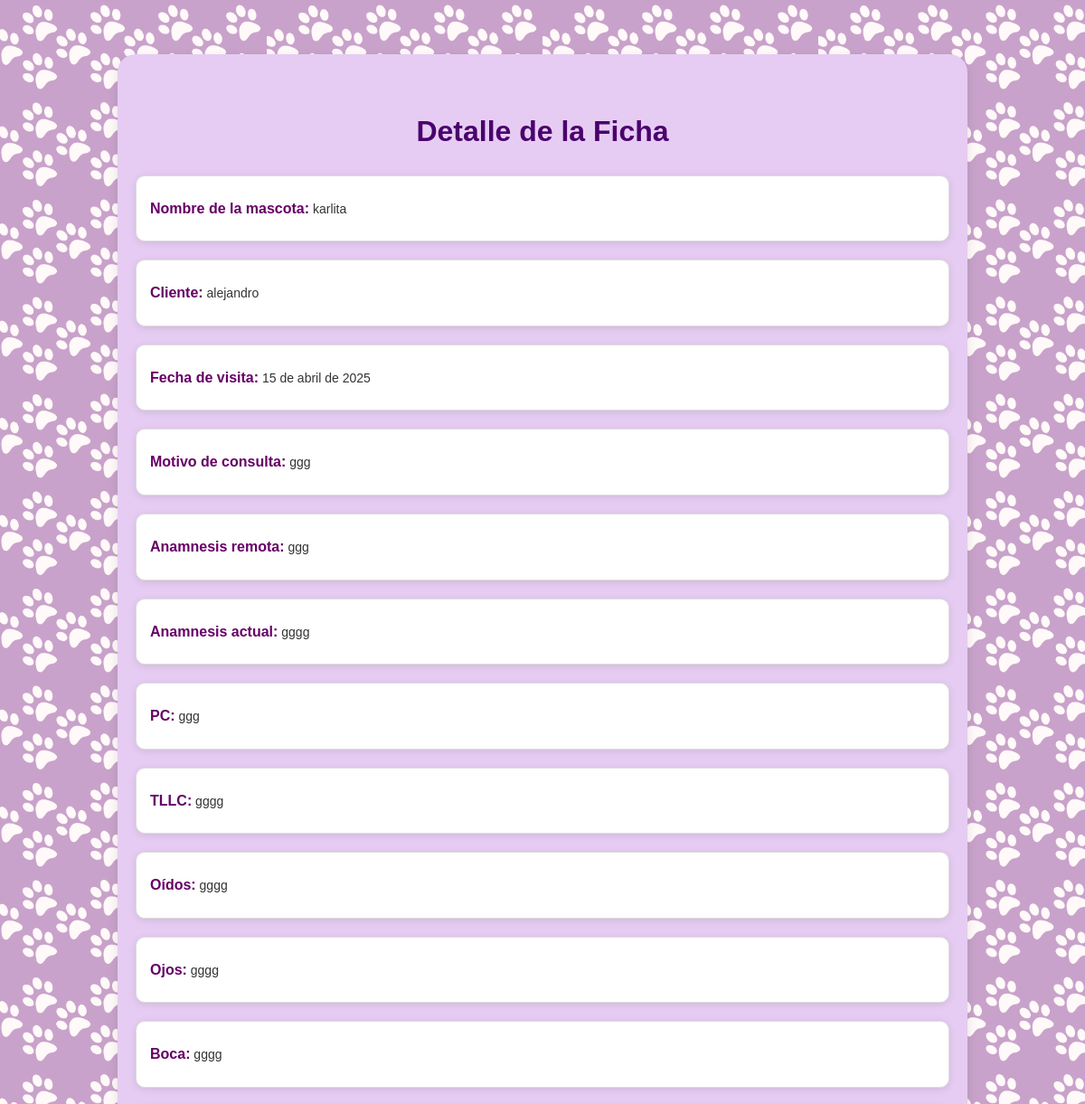
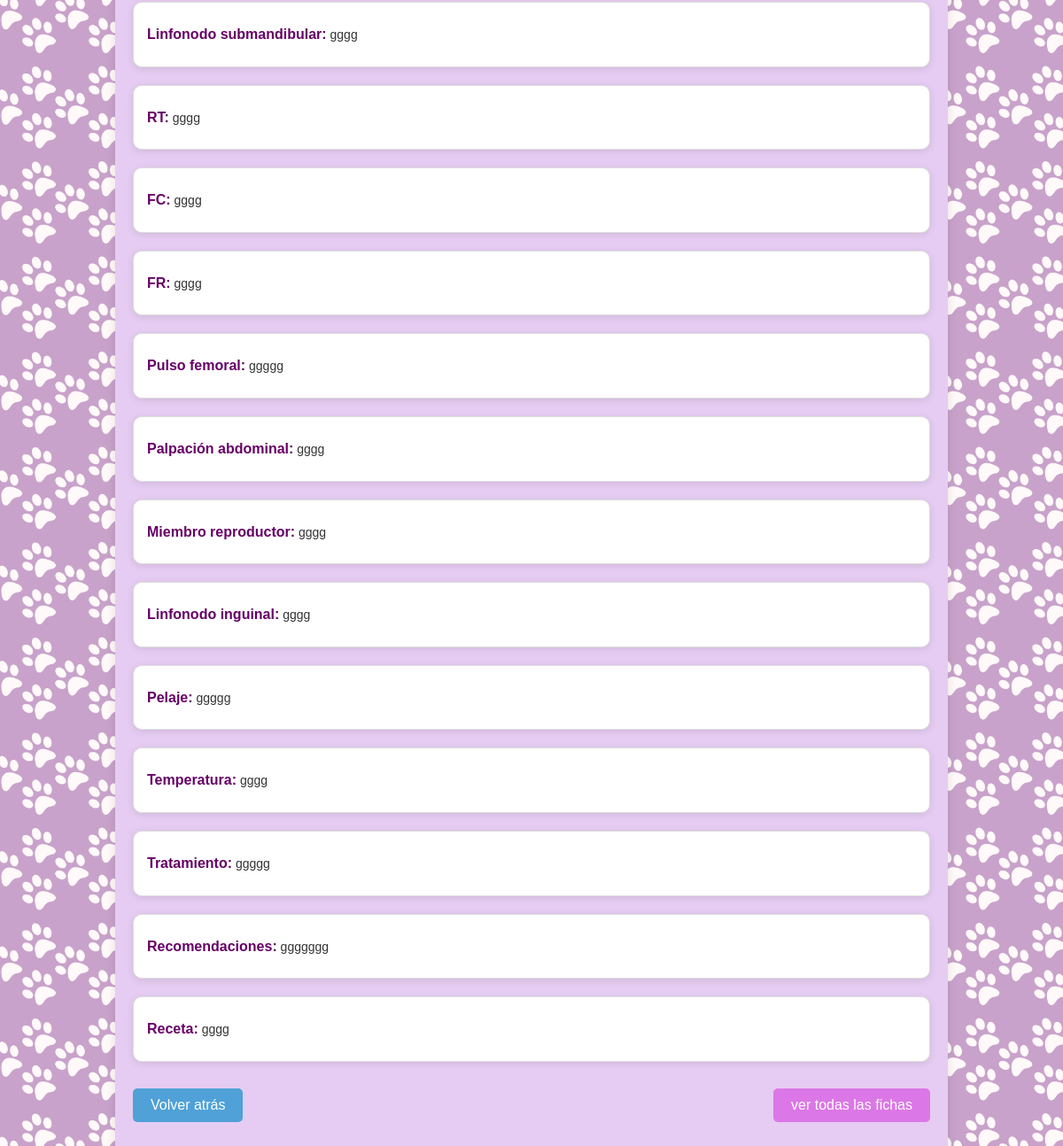
Screenshot of /detalle_ficha/3/ with the database file from the repository (2 pictures, top to bottom).
### vetapp/models.py (models this page shows, shortened)
class Ficha(models.Model):
    id_ficha = models.AutoField(primary_key=True)
    mascota = models.ForeignKey(Mascota, on_delete=models.CASCADE, related_name='fichas')
    cliente = models.ForeignKey(Cliente, on_delete=models.CASCADE)
    fecha_visita = models.DateField(auto_now_add=True)
    motivo_consulta = models.TextField()
    anamnesis_remota = models.TextField()
    anamnesis_actual = models.TextField()
    pc = models.TextField()
    tllc = models.TextField()
    oidos = models.TextField()
    ojos = models.TextField()
    boca = models.TextField()
    linfonodo_submandibular = models.TextField()
    rt = models.CharField(max_length=10)
    fc = models.CharField(max_length=10)
    fr = models.CharField(max_length=10)
    pulso_femoral = models.TextField()
    palpacion_abdominal = models.TextField()
    miembro_reproductor = models.TextField()
    linfonodo_inguinal = models.TextField()
    pelaje = models.TextField()
    temperatura = models.CharField(max_length=10)
    tratamiento = models.TextField()
    recomendaciones = models.TextField()
    receta = models.TextField()

class Mascota(models.Model):
    SEXO_CHOICES = [
        ('Macho', 'Macho'),
        ('Hembra', 'Hembra'),
    ]
    ESPECIE_CHOICES = [
        ('Canino', 'Canino'),
        ('Felino', 'Felino'),
        ('Otro', 'Otro'),
    ]
    ESTADO_REPRODUCTIVO_CHOICES = [
        ('Entero', 'Entero'),
        ('Esterilizado', 'Esterilizado'),
    ]
    id_mascota = models.AutoField(primary_key=True)
    cliente = models.ForeignKey(Cliente, on_delete=models.CASCADE, related_name='mascotas')
    nombre = models.CharField(max_length=100)
    sexo = models.CharField(max_length=10, choices=SEXO_CHOICES)
    raza = models.CharField(max_length=100)
    especie = models.CharField(max_length=20, choices=ESPECIE_CHOICES)
    fecha_nacimiento = models.DateField()
    estado_reproductivo = models.CharField(max_length=15, choices=ESTADO_REPRODUCTIVO_CHOICES)
    def calcular_edad_completa(self):
        today = date.today()
        dias_totales = (today - self.fecha_nacimiento).days
        años = dias_totales // 365
        dias = dias_totales % 365
        años_texto = f"{años} año" if años == 1 else f"{años} años"
        dias_texto = f"{dias} día" if dias == 1 else f"{dias} días"
        return f"{años_texto} y {dias_texto}"
    edad = property(calcular_edad_completa)

class Cliente(models.Model):
    id_cliente = models.AutoField(primary_key=True)
    numero = models.CharField(max_length=20)
    mascota = models.CharField(max_length=100)  # Solo como dato de referencia rápida
    correo = models.EmailField()
    direccion = models.CharField(max_length=200)
    rut = models.CharField(max_length=12)
    nombre = models.CharField(max_length=100)

### vetapp/views.py (the view)
# urls.py: path('detalle_ficha/<int:id_ficha>/', views.ver_detalle_ficha, name='ver_detalle_ficha'),
def ver_detalle_ficha(request, id_ficha):
    ficha = Ficha.objects.get(id_ficha=id_ficha)
    return render(request, 'vetapp/detalle_ficha.html', {'ficha': ficha})

### vetapp/templates/vetapp/detalle_ficha.html (shortened to what this page needs)
{% load static %}
<!DOCTYPE html>
<html lang="es">
<head>
    <link rel="stylesheet" href="{% static 'css/style.css' %}">
</head>
<body>
    <section class="container-ficha">
        <h1 class="titulo-ficha">Detalle de la Ficha</h1>
        <div class="ficha-details-box">
            <p><strong>Nombre de la mascota:</strong> {{ ficha.mascota.nombre }}</p>
        </div>
        <div class="ficha-details-box">
            <p><strong>Cliente:</strong> {{ ficha.cliente.nombre }}</p>
        </div>
        <div class="ficha-details-box">
            <p><strong>Fecha de visita:</strong> {{ ficha.fecha_visita }}</p>
        </div>
        <div class="ficha-details-box">
            <p><strong>Motivo de consulta:</strong> {{ ficha.motivo_consulta }}</p>
        </div>
        <div class="ficha-details-box">
            <p><strong>Anamnesis remota:</strong> {{ ficha.anamnesis_remota }}</p>
        </div>
        <div class="ficha-details-box">
            <p><strong>Anamnesis actual:</strong> {{ ficha.anamnesis_actual }}</p>
        </div>
        <div class="ficha-details-box">
            <p><strong>PC:</strong> {{ ficha.pc }}</p>
        </div>
        <div class="ficha-details-box">
            <p><strong>TLLC:</strong> {{ ficha.tllc }}</p>
        </div>
        <div class="ficha-details-box">
            <p><strong>Oídos:</strong> {{ ficha.oidos }}</p>
        </div>
        <div class="ficha-details-box">
            <p><strong>Ojos:</strong> {{ ficha.ojos }}</p>
        </div>
        <div class="ficha-details-box">
            <p><strong>Boca:</strong> {{ ficha.boca }}</p>
        </div>
        <div class="ficha-details-box">
            <p><strong>Linfonodo submandibular:</strong> {{ ficha.linfonodo_submandibular }}</p>
        </div>
        <div class="ficha-details-box">
            <p><strong>RT:</strong> {{ ficha.rt }}</p>
        </div>
        <div class="ficha-details-box">
            <p><strong>FC:</strong> {{ ficha.fc }}</p>
        </div>
        <div class="ficha-details-box">
            <p><strong>FR:</strong> {{ ficha.fr }}</p>
        </div>
        <div class="ficha-details-box">
            <p><strong>Pulso femoral:</strong> {{ ficha.pulso_femoral }}</p>
        </div>
        <div class="ficha-details-box">
            <p><strong>Palpación abdominal:</strong> {{ ficha.palpacion_abdominal }}</p>
        </div>
        <div class="ficha-details-box">
            <p><strong>Miembro reproductor:</strong> {{ ficha.miembro_reproductor }}</p>
        </div>
        <div class="ficha-details-box">
            <p><strong>Linfonodo inguinal:</strong> {{ ficha.linfonodo_inguinal }}</p>
        </div>
        <div class="ficha-details-box">
            <p><strong>Pelaje:</strong> {{ ficha.pelaje }}</p>
        </div>
        <div class="ficha-details-box">
            <p><strong>Temperatura:</strong> {{ ficha.temperatura }}</p>
        </div>
        <div class="ficha-details-box">
            <p><strong>Tratamiento:</strong> {{ ficha.tratamiento }}</p>
        </div>
        <div class="ficha-details-box">
            <p><strong>Recomendaciones:</strong> {{ ficha.recomendaciones }}</p>
        </div>
        <div class="ficha-details-box">
            <p><strong>Receta:</strong> {{ ficha.receta }}</p>
        </div>
        <div class="button-container">
            <a href="javascript:history.back()" class="boton-detalle-ficha volver-atras">Volver atrás</a>
            <a href="{% url 'ver_fichas_mascota' ficha.mascota.id_mascota %}" class="boton-detalle-ficha agregar-mascota">ver todas las fichas</a>
        </div>
    </section>
</body>
</html>

### static/css/style.css (style rules this page uses)
body { margin: 0; font-family: Arial, sans-serif; background-size: cover; background-position: center; color: #333; height: 100vh; }
.button-container { margin: 30px 0; display: flex; gap: 20px; flex-wrap: wrap; justify-content: center; }
.container-ficha { background-color: #e6ccf2; padding: 40px 20px; border-radius: 20px; max-width: 900px; margin: 60px auto; box-shadow: 0 4px 12px rgba(0, 0, 0, 0.1); }
.titulo-ficha { text-align: center; font-size: 32px; margin-bottom: 30px; color: #4a006e; }
.ficha-details-box { background-color: #ffffff; padding: 15px; border-radius: 10px; box-shadow: 0 2px 8px rgba(0, 0, 0, 0.1); border: 1px solid #ddd; margin-bottom: 20px; }
.ficha-details-box p { margin: 8px 0; color: #333; line-height: 1.6; font-size: 14px; }
.ficha-details-box p strong { font-weight: bold; color: #2c3e50; font-size: 16px; }
.ficha-details-box p strong { color: #660066; }
.boton-detalle-ficha { padding: 10px 20px; font-size: 16px; border-radius: 5px; color: white; text-align: center; text-decoration: none; cursor: pointer; display: inline-block; }
.button-container { display: flex; justify-content: space-between; margin-top: 30px; }
.boton-detalle-ficha.volver-atras { background-color: #4fa1d7; border: none; }
.boton-detalle-ficha.agregar-mascota { background-color: #db77e6; border: none; }

### rows the page displays
Ficha: mascota.nombre "karlita", cliente.nombre "alejandro", fecha_visita "15 de abril de 2025", motivo_consulta "ggg", anamnesis_remota "ggg", anamnesis_actual "gggg", pc "ggg", tllc "gggg", oidos "gggg", ojos "gggg", boca "gggg", linfonodo_submandibular "gggg", rt "gggg", fc "gggg", fr "gggg", pulso_femoral "ggggg", palpacion_abdominal "gggg", miembro_reproductor "gggg", linfonodo_inguinal "gggg", pelaje "ggggg", temperatura "gggg", tratamiento "ggggg", recomendaciones "ggggggg", receta "gggg"
